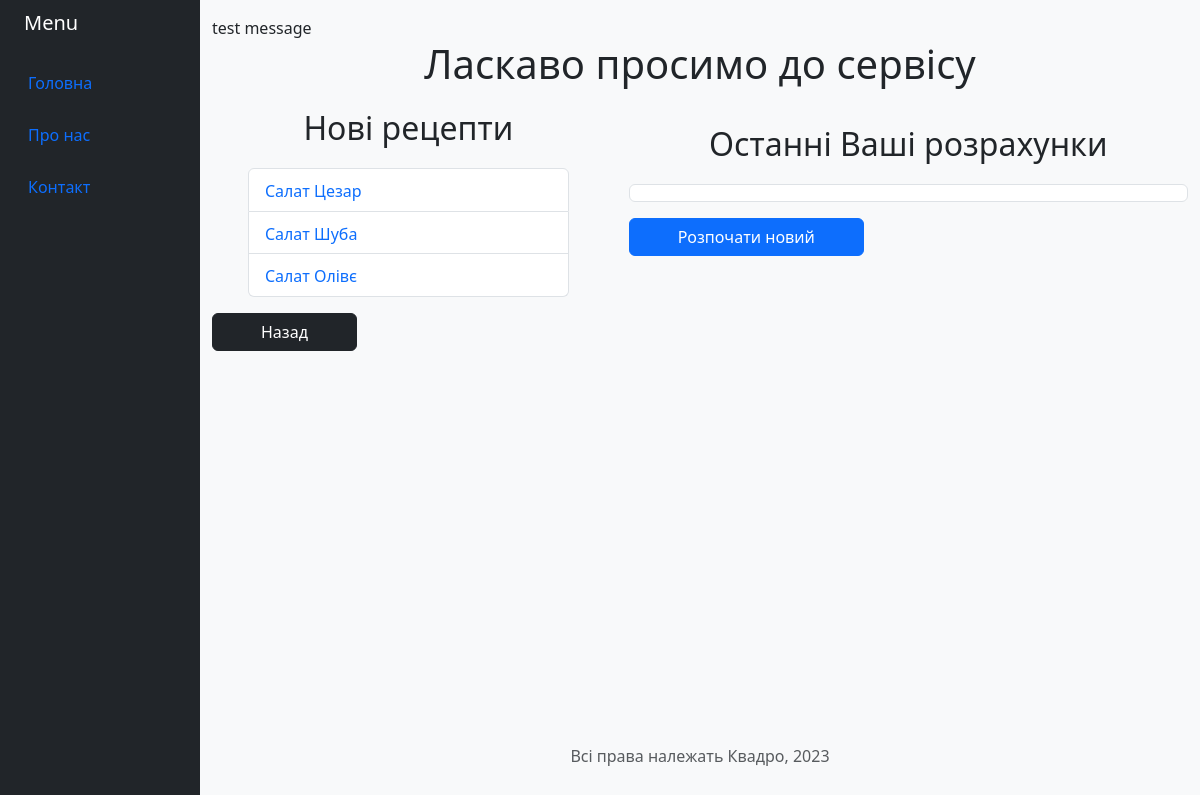
The page / on the database its author committed.
### kvadro/models.py (models this page shows, shortened)
class Recipe(models.Model):
    owner = models.ForeignKey(RecipeOwner, on_delete=models.CASCADE)
    recipe_group = models.ForeignKey(RecipeGroup, on_delete=models.CASCADE)
    status = models.ForeignKey(RecipeStatus, on_delete=models.CASCADE)
    recipe_name = models.CharField('Recipe name',max_length=200)
    recipe_name_en = models.CharField('Recipe name (EN)',max_length=200)
    image = models.ImageField(upload_to='images/')
    product = models.ManyToManyField(Product , through='RecipeProduct')
    pub_date = models.DateTimeField("date published")

class Calculate(models.Model):
    name = models.CharField('Calculate name',max_length=200,default='')
    visitor_id = models.CharField('Visitor ID',max_length=200,default='')
    step = models.IntegerField(default=0)
    count_people = models.IntegerField(default=3)
    count_man = models.IntegerField(default=2)
    count_woman = models.IntegerField(default=1)
    recipes = models.ManyToManyField(Recipe)
    create_date = models.DateTimeField("date create",auto_now_add=True)
    update_date = models.DateTimeField("date update",auto_now=True)

### kvadro/views.py (the view)
# urls.py: path("", views.homepage, name="index"),
def homepage (request):
    if  'visitor_id' in request.COOKIES:
        visitorId = request.COOKIES['visitor_id']
    else:
        visitorId = uuid.uuid1()
        calculateModel = Calculate(
           visitor_id = visitorId,
               step = 1,
           )
        calculateModel.save()
    try:
        calculateList = Calculate.objects.filter(visitor_id = visitorId)
    except Comment.DoesNotExist:
        calculateList = None
    response = render (request, "kvadro/index.html", {
            'latest_recipe_list': Recipe.objects.order_by("-pub_date")[:5],
            'calculatelist':calculateList,
    })
    response.set_cookie('visitor_id', visitorId)
    response.set_cookie('step', 1)
    return response

### kvadro/templates/kvadro/index.html (shortened to what this page needs)
{% extends "kvadro/template.html" %}
{% block header %}<h1 class="header text-center"> Ласкаво  просимо  до  сервісу </h1> {% endblock %}
{% block content %}
    <div class="row text-decoration-none">
        <div class="col-auto col-md-12 col-xl-5 px-sm-5 px-0">
            <p class="fs-2 text-center" >Нові рецепти</p>
            {% if latest_recipe_list %}
            <ul class="list-group">
                {% for recipe in latest_recipe_list %}
                <li class="list-group-item">
                    <a class="align-middle px-0 text-decoration-none" href="{% url 'kvadro:recipe' recipe.id %}">
                        {{ recipe.recipe_name}}
                    </a>
                </li>
                {% endfor %}
            </ul>
            {% else %}
            <p><h1> {{"No recipe are available."}}</h1></p>
            {% endif %}
        </div>
        <div class="col py-3">
            <p class="fs-2 text-center">Останні Ваші розрахунки</p>
            {% include "kvadro/calculate_list.html" %}
        </div>
    </div>
{% endblock %}

### kvadro/templates/kvadro/calculate_list.html (shortened to what this page needs)
{% if calculatelist %}
    <ul class="w-100 list-group">
    {% for calculate in calculatelist %}
        <li class="list-group-item">
        </li>
    {% endfor %}
    </ul>
{% endif %}
<a href="/calculate/1/">
    <button type="button" class="mt-3 btn btn-primary px-5">Розпочати новий</button>
</a>

### kvadro/static/kvadro/style.css (style rules this page uses)
h1.header { margin-bottom: 1rem; }

### rows shown on the page
Recipe: recipe_name "Салат Цезар"
Recipe: recipe_name "Салат Шуба"
Recipe: recipe_name "Салат Олівє"
